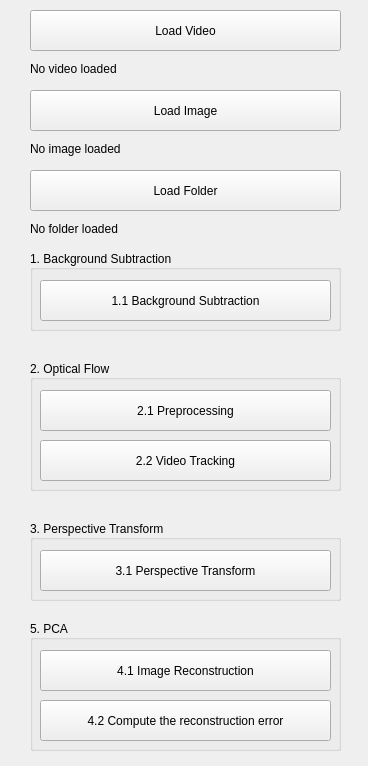
<?xml version="1.0" encoding="UTF-8"?>
<ui version="4.0">
 <class>Form</class>
 <widget class="QWidget" name="Form">
  <property name="geometry">
   <rect>
    <x>0</x>
    <y>0</y>
    <width>368</width>
    <height>766</height>
   </rect>
  </property>
  <property name="windowTitle">
   <string>CVDL 2022 HW2</string>
  </property>
  <widget class="QGroupBox" name="groupBox_1">
   <property name="enabled">
    <bool>true</bool>
   </property>
   <property name="geometry">
    <rect>
     <x>30</x>
     <y>250</y>
     <width>311</width>
     <height>81</height>
    </rect>
   </property>
   <property name="title">
    <string>1. Background Subtraction</string>
   </property>
   <property name="alignment">
    <set>Qt::AlignJustify|Qt::AlignVCenter</set>
   </property>
   <property name="flat">
    <bool>false</bool>
   </property>
   <property name="checkable">
    <bool>false</bool>
   </property>
   <widget class="QPushButton" name="BS">
    <property name="geometry">
     <rect>
      <x>10</x>
      <y>30</y>
      <width>291</width>
      <height>41</height>
     </rect>
    </property>
    <property name="text">
     <string>1.1 Background Subtraction</string>
    </property>
    <property name="autoDefault">
     <bool>false</bool>
    </property>
    <property name="default">
     <bool>false</bool>
    </property>
   </widget>
  </widget>
  <widget class="QPushButton" name="LoadVideo">
   <property name="geometry">
    <rect>
     <x>30</x>
     <y>10</y>
     <width>311</width>
     <height>41</height>
    </rect>
   </property>
   <property name="text">
    <string>Load Video</string>
   </property>
   <property name="autoDefault">
    <bool>false</bool>
   </property>
   <property name="default">
    <bool>false</bool>
   </property>
  </widget>
  <widget class="QPushButton" name="LoadImage">
   <property name="geometry">
    <rect>
     <x>30</x>
     <y>90</y>
     <width>311</width>
     <height>41</height>
    </rect>
   </property>
   <property name="text">
    <string>Load Image</string>
   </property>
   <property name="autoDefault">
    <bool>false</bool>
   </property>
   <property name="default">
    <bool>false</bool>
   </property>
  </widget>
  <widget class="QPushButton" name="LoadFolder">
   <property name="geometry">
    <rect>
     <x>30</x>
     <y>170</y>
     <width>311</width>
     <height>41</height>
    </rect>
   </property>
   <property name="text">
    <string>Load Folder</string>
   </property>
   <property name="autoDefault">
    <bool>false</bool>
   </property>
   <property name="default">
    <bool>false</bool>
   </property>
  </widget>
  <widget class="QGroupBox" name="groupBox_2">
   <property name="enabled">
    <bool>true</bool>
   </property>
   <property name="geometry">
    <rect>
     <x>30</x>
     <y>360</y>
     <width>311</width>
     <height>131</height>
    </rect>
   </property>
   <property name="title">
    <string>2. Optical Flow</string>
   </property>
   <property name="alignment">
    <set>Qt::AlignJustify|Qt::AlignVCenter</set>
   </property>
   <property name="flat">
    <bool>false</bool>
   </property>
   <property name="checkable">
    <bool>false</bool>
   </property>
   <widget class="QPushButton" name="Preprocessing">
    <property name="geometry">
     <rect>
      <x>10</x>
      <y>30</y>
      <width>291</width>
      <height>41</height>
     </rect>
    </property>
    <property name="text">
     <string>2.1 Preprocessing</string>
    </property>
    <property name="autoDefault">
     <bool>false</bool>
    </property>
    <property name="default">
     <bool>false</bool>
    </property>
   </widget>
   <widget class="QPushButton" name="VideoTracking">
    <property name="geometry">
     <rect>
      <x>10</x>
      <y>80</y>
      <width>291</width>
      <height>41</height>
     </rect>
    </property>
    <property name="text">
     <string>2.2 Video Tracking</string>
    </property>
    <property name="autoDefault">
     <bool>false</bool>
    </property>
    <property name="default">
     <bool>false</bool>
    </property>
   </widget>
  </widget>
  <widget class="QGroupBox" name="groupBox_3">
   <property name="enabled">
    <bool>true</bool>
   </property>
   <property name="geometry">
    <rect>
     <x>30</x>
     <y>520</y>
     <width>311</width>
     <height>81</height>
    </rect>
   </property>
   <property name="title">
    <string>3. Perspective Transform</string>
   </property>
   <property name="alignment">
    <set>Qt::AlignJustify|Qt::AlignVCenter</set>
   </property>
   <property name="flat">
    <bool>false</bool>
   </property>
   <property name="checkable">
    <bool>false</bool>
   </property>
   <widget class="QPushButton" name="PT">
    <property name="geometry">
     <rect>
      <x>10</x>
      <y>30</y>
      <width>291</width>
      <height>41</height>
     </rect>
    </property>
    <property name="text">
     <string>3.1 Perspective Transform</string>
    </property>
    <property name="autoDefault">
     <bool>false</bool>
    </property>
    <property name="default">
     <bool>false</bool>
    </property>
   </widget>
  </widget>
  <widget class="QGroupBox" name="groupBox_4">
   <property name="enabled">
    <bool>true</bool>
   </property>
   <property name="geometry">
    <rect>
     <x>30</x>
     <y>620</y>
     <width>311</width>
     <height>131</height>
    </rect>
   </property>
   <property name="title">
    <string>5. PCA</string>
   </property>
   <property name="alignment">
    <set>Qt::AlignJustify|Qt::AlignVCenter</set>
   </property>
   <property name="flat">
    <bool>false</bool>
   </property>
   <property name="checkable">
    <bool>false</bool>
   </property>
   <widget class="QPushButton" name="IR">
    <property name="geometry">
     <rect>
      <x>10</x>
      <y>30</y>
      <width>291</width>
      <height>41</height>
     </rect>
    </property>
    <property name="text">
     <string>4.1 Image Reconstruction</string>
    </property>
    <property name="autoDefault">
     <bool>false</bool>
    </property>
    <property name="default">
     <bool>false</bool>
    </property>
   </widget>
   <widget class="QPushButton" name="CTRE">
    <property name="geometry">
     <rect>
      <x>10</x>
      <y>80</y>
      <width>291</width>
      <height>41</height>
     </rect>
    </property>
    <property name="text">
     <string>4.2 Compute the reconstruction error</string>
    </property>
    <property name="autoDefault">
     <bool>false</bool>
    </property>
    <property name="default">
     <bool>false</bool>
    </property>
   </widget>
  </widget>
  <widget class="QLabel" name="label_vedio">
   <property name="geometry">
    <rect>
     <x>30</x>
     <y>60</y>
     <width>311</width>
     <height>17</height>
    </rect>
   </property>
   <property name="text">
    <string>No video loaded</string>
   </property>
  </widget>
  <widget class="QLabel" name="label_image">
   <property name="geometry">
    <rect>
     <x>30</x>
     <y>140</y>
     <width>311</width>
     <height>17</height>
    </rect>
   </property>
   <property name="text">
    <string>No image loaded</string>
   </property>
  </widget>
  <widget class="QLabel" name="label_folder">
   <property name="geometry">
    <rect>
     <x>30</x>
     <y>220</y>
     <width>311</width>
     <height>17</height>
    </rect>
   </property>
   <property name="text">
    <string>No folder loaded</string>
   </property>
  </widget>
 </widget>
 <resources/>
 <connections/>
</ui>
